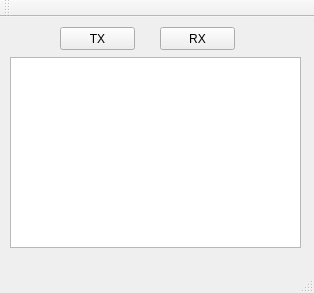
<?xml version="1.0" encoding="UTF-8"?>
<ui version="4.0">
 <class>MainWindow</class>
 <widget class="QMainWindow" name="MainWindow">
  <property name="geometry">
   <rect>
    <x>0</x>
    <y>0</y>
    <width>314</width>
    <height>293</height>
   </rect>
  </property>
  <property name="windowTitle">
   <string>MainWindow</string>
  </property>
  <widget class="QWidget" name="centralWidget">
   <widget class="QPushButton" name="BtnRx">
    <property name="geometry">
     <rect>
      <x>160</x>
      <y>10</y>
      <width>75</width>
      <height>23</height>
     </rect>
    </property>
    <property name="text">
     <string>RX</string>
    </property>
   </widget>
   <widget class="QPushButton" name="BtnTx">
    <property name="geometry">
     <rect>
      <x>60</x>
      <y>10</y>
      <width>75</width>
      <height>23</height>
     </rect>
    </property>
    <property name="text">
     <string>TX</string>
    </property>
   </widget>
   <widget class="QTextEdit" name="txtedit_log">
    <property name="geometry">
     <rect>
      <x>10</x>
      <y>40</y>
      <width>291</width>
      <height>191</height>
     </rect>
    </property>
   </widget>
  </widget>
  <widget class="QMenuBar" name="menuBar">
   <property name="geometry">
    <rect>
     <x>0</x>
     <y>0</y>
     <width>314</width>
     <height>21</height>
    </rect>
   </property>
  </widget>
  <widget class="QToolBar" name="mainToolBar">
   <attribute name="toolBarArea">
    <enum>TopToolBarArea</enum>
   </attribute>
   <attribute name="toolBarBreak">
    <bool>false</bool>
   </attribute>
  </widget>
  <widget class="QStatusBar" name="statusBar"/>
 </widget>
 <layoutdefault spacing="6" margin="11"/>
 <resources/>
 <connections/>
</ui>
